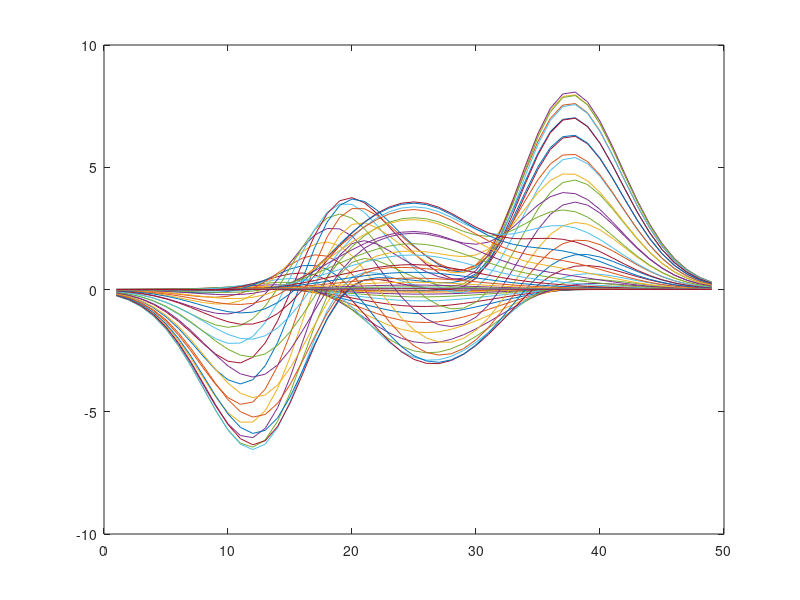

Write MATLAB code to recreate this figure.
% this file is to test git hub with matlab integration 
%% this section clears and closes all 

clear all, close all, clc

%% 

figure(1) 
plot(peaks)